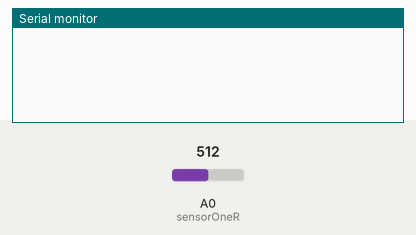
Simulated run of this sketch. Board: Arduino Uno, built with avr-gcc and run on an emulated ATmega328P. On the bench: the last lines printed to the serial monitor. The test bench sets the inputs (shaded band); at power-on: A0 (sensorOneR) = 512.

Above: at 10.6 s.
10.7 s: A0 (sensorOneR) set to 122
At 11.4 s:
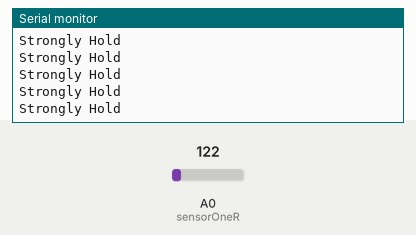
13.7 s: A0 (sensorOneR) set to 106
At 14.7 s:
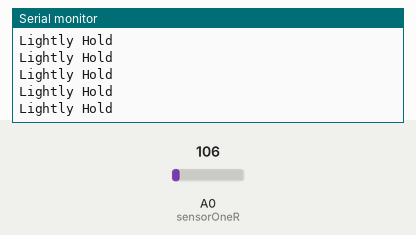

The sketch:

pressureSensor.ino
```cpp
//learned from https://www.youtube.com/watch?v=aXS2b1hIyGA
#include <math.h>

int sensorOneR = 0;  //sensor one is 0
int touching = false; //you are not touch it
int touchingCount = 0; //count the touch

void setup() {
  Serial.begin(9600);
}

// the loop function runs over and over again forever
void loop() {
  int sensorValue = analogRead(sensorOneR); //read sensor One
  String amount = "Start Touch";

  //if the sensor value is more than 90 consider it as being touched so add +1 to the counter
  if (sensorValue > 90) {
    touching = true;
    touchingCount++; //add one to the count
  } else {
    touching = false;
    touchingCount = 0; //if not touching, reset
  }

  //if touch AND touch count is smaller than 20, then show "tap
  if (touching && touchingCount < 20) {
    amount = "Tap";
  //if its only "touch", show hold
  } else if (touching) {
    amount = "Hold";
  }

  //sensor value is smaller than 90, print "not touched"
  if (sensorValue < 90) {
   //if the value is smaller than 120 show lightly touched
   Serial.println("Not touched");
  } else if (sensorValue < 120) {
    Serial.println("Lightly " + amount);
  //if the value is smaller than 160 show strongly touched
  } else if (sensorValue < 160) {
    Serial.println("Strongly " + amount);
   //if the value is smaller than 190 show hardly touched
  } else if (sensorValue < 190) {
    Serial.println("Hardly " + amount);
  }

}
```

Measured:
- the behaviour switches between 120 and 119 on A0 (sensorOneR) (found by bisection; images 1 and 2)
- after the input at 10.7 s, the serial monitor: prints a new line at once (image 1)
- after the input at 13.7 s, the serial monitor: prints a new line after 0.07 s (image 2)
